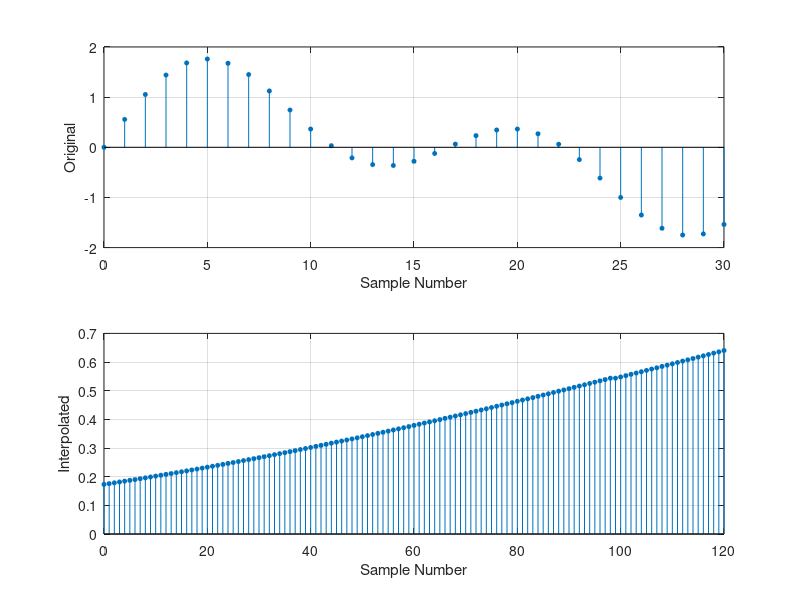

Reproduce this figure in MATLAB.
t = 0:1/1e3:1;
x = sin(2*pi*30*t) + sin(2*pi*60*t);
y = interp(x,100);
subplot(2,1,1)
stem(0:30,x(1:31),'filled','MarkerSize',3)
grid on
xlabel('Sample Number')
ylabel('Original')

subplot(2,1,2)
stem(0:120,y(1:121),'filled','MarkerSize',3)
grid on
xlabel('Sample Number')
ylabel('Interpolated')